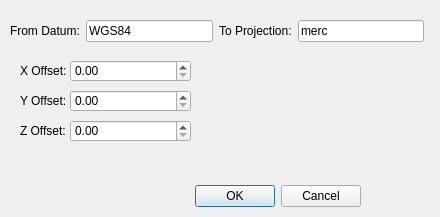
<?xml version="1.0" encoding="UTF-8"?>
<ui version="4.0">
 <class>ProjectionSettings</class>
 <widget class="QDialog" name="ProjectionSettings">
  <property name="geometry">
   <rect>
    <x>0</x>
    <y>0</y>
    <width>440</width>
    <height>217</height>
   </rect>
  </property>
  <property name="windowTitle">
   <string>Projection Settings</string>
  </property>
  <widget class="QDialogButtonBox" name="buttonBox">
   <property name="geometry">
    <rect>
     <x>20</x>
     <y>180</y>
     <width>341</width>
     <height>32</height>
    </rect>
   </property>
   <property name="orientation">
    <enum>Qt::Horizontal</enum>
   </property>
   <property name="standardButtons">
    <set>QDialogButtonBox::Cancel|QDialogButtonBox::Ok</set>
   </property>
  </widget>
  <widget class="QDoubleSpinBox" name="XOffsetSpin">
   <property name="geometry">
    <rect>
     <x>70</x>
     <y>60</y>
     <width>121</width>
     <height>22</height>
    </rect>
   </property>
  </widget>
  <widget class="QLabel" name="label">
   <property name="geometry">
    <rect>
     <x>20</x>
     <y>64</y>
     <width>46</width>
     <height>13</height>
    </rect>
   </property>
   <property name="text">
    <string>X Offset:</string>
   </property>
  </widget>
  <widget class="QLabel" name="label_2">
   <property name="geometry">
    <rect>
     <x>20</x>
     <y>94</y>
     <width>46</width>
     <height>13</height>
    </rect>
   </property>
   <property name="text">
    <string>Y Offset:</string>
   </property>
  </widget>
  <widget class="QDoubleSpinBox" name="YOffsetSpin">
   <property name="geometry">
    <rect>
     <x>70</x>
     <y>90</y>
     <width>121</width>
     <height>22</height>
    </rect>
   </property>
  </widget>
  <widget class="QLabel" name="label_3">
   <property name="geometry">
    <rect>
     <x>20</x>
     <y>124</y>
     <width>46</width>
     <height>13</height>
    </rect>
   </property>
   <property name="text">
    <string>Z Offset:</string>
   </property>
  </widget>
  <widget class="QDoubleSpinBox" name="ZOffsetSpin">
   <property name="geometry">
    <rect>
     <x>70</x>
     <y>120</y>
     <width>121</width>
     <height>22</height>
    </rect>
   </property>
  </widget>
  <widget class="QWidget" name="">
   <property name="geometry">
    <rect>
     <x>10</x>
     <y>20</y>
     <width>414</width>
     <height>22</height>
    </rect>
   </property>
   <layout class="QHBoxLayout" name="horizontalLayout">
    <item>
     <widget class="QLabel" name="label_4">
      <property name="text">
       <string>From Datum:</string>
      </property>
     </widget>
    </item>
    <item>
     <widget class="QLineEdit" name="FromDatumEdit">
      <property name="text">
       <string>WGS84</string>
      </property>
     </widget>
    </item>
    <item>
     <widget class="QLabel" name="label_5">
      <property name="text">
       <string>To Projection:</string>
      </property>
     </widget>
    </item>
    <item>
     <widget class="QLineEdit" name="ToProjectionEdit">
      <property name="text">
       <string>merc</string>
      </property>
     </widget>
    </item>
   </layout>
  </widget>
 </widget>
 <resources/>
 <connections>
  <connection>
   <sender>buttonBox</sender>
   <signal>accepted()</signal>
   <receiver>ProjectionSettings</receiver>
   <slot>accept()</slot>
   <hints>
    <hint type="sourcelabel">
     <x>248</x>
     <y>254</y>
    </hint>
    <hint type="destinationlabel">
     <x>157</x>
     <y>274</y>
    </hint>
   </hints>
  </connection>
  <connection>
   <sender>buttonBox</sender>
   <signal>rejected()</signal>
   <receiver>ProjectionSettings</receiver>
   <slot>reject()</slot>
   <hints>
    <hint type="sourcelabel">
     <x>316</x>
     <y>260</y>
    </hint>
    <hint type="destinationlabel">
     <x>286</x>
     <y>274</y>
    </hint>
   </hints>
  </connection>
 </connections>
</ui>
